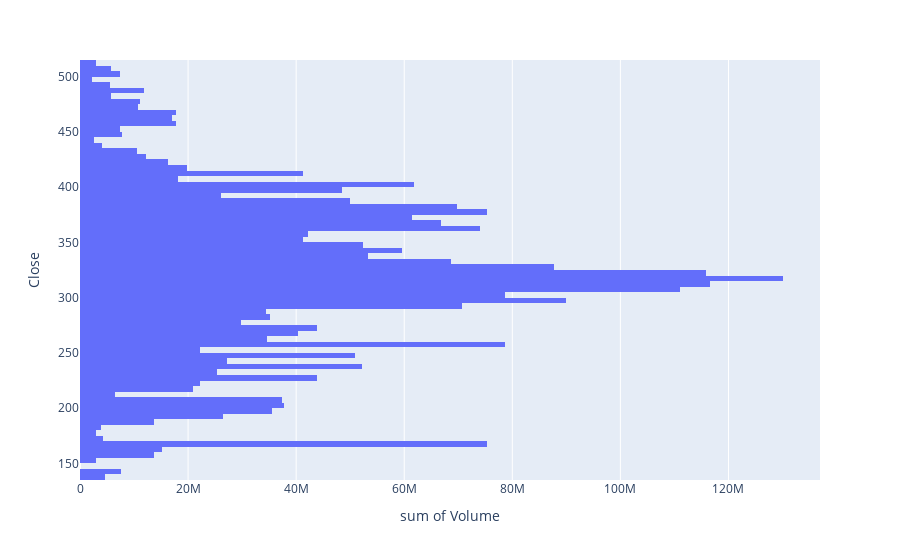

Notebook code cell kept with this figure:
### Code cell
import plotly.express as px
import plotly.graph_objects as go

px.histogram(lulu, x='Volume', y='Close', nbins=150, orientation='h').show()

### Figure 1 — Plotly figure (JSON) as saved in the notebook; plotly's stock layout.template omitted (floating-point values rounded to 4 significant figures; data arrays with more than 128 entries replaced by an {"elided": "..."} marker saying what was removed)
{"data": [{"bingroup": "y", "histfunc": "sum", "hovertemplate": "sum of Volume=%{x}<br>Close=%{y}<extra></extra>", "legendgroup": "", "marker": {"color": "#636efa", "pattern": {"shape": ""}}, "name": "", "nbinsy": 150, "orientation": "h", "showlegend": false, "type": "histogram", "x": {"elided": "1477 float values"}, "xaxis": "x", "y": {"elided": "1477 float values"}, "yaxis": "y"}], "layout": {"barmode": "relative", "legend": {"tracegroupgap": 0}, "margin": {"t": 60}, "xaxis": {"anchor": "y", "domain": [0, 1], "title": {"text": "sum of Volume"}}, "yaxis": {"anchor": "x", "domain": [0, 1], "title": {"text": "Close"}}}}
